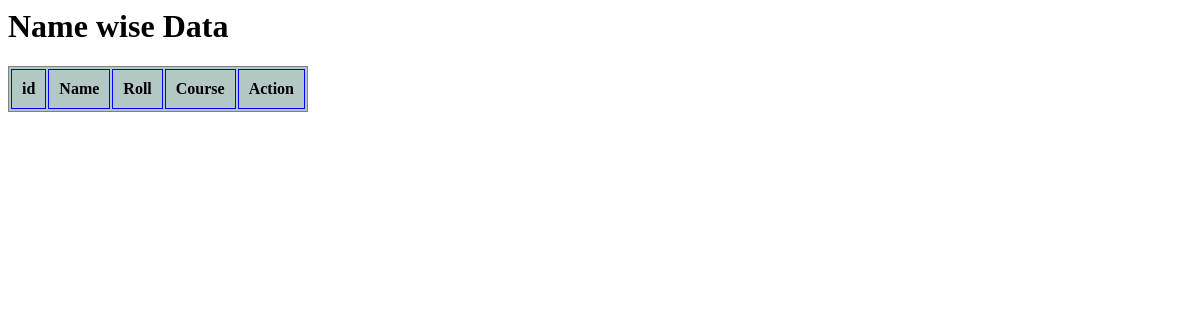
The app's page /student/, older data.
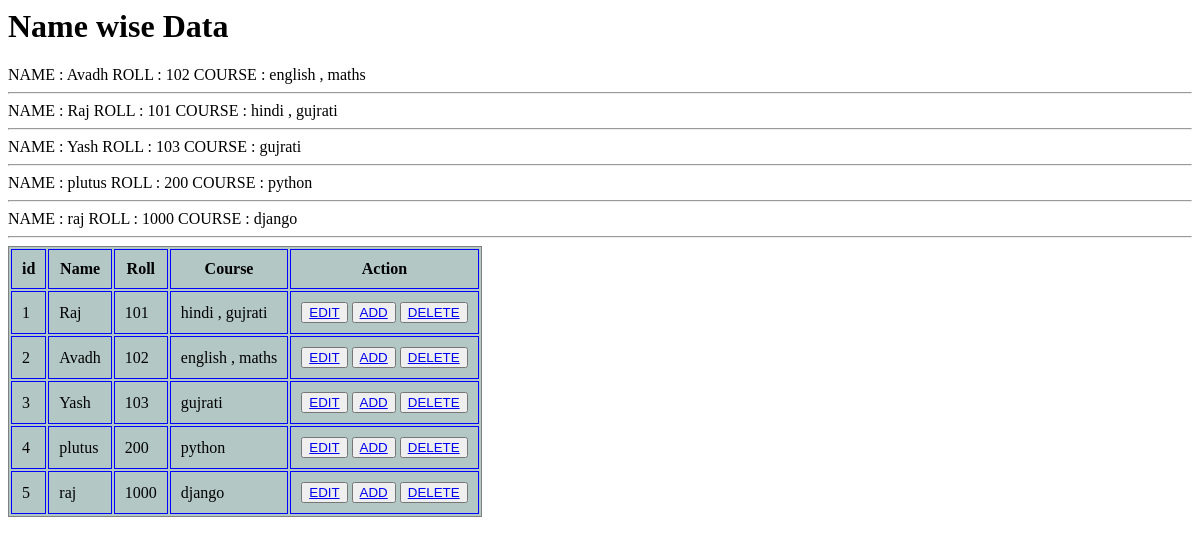
The same page, newer data.
### newapp/models.py (models this page shows)
class Student(models.Model):
    name = models.CharField(max_length=50)
    roll = models.IntegerField()
    course = models.CharField(max_length=100)

### newapp/views.py (the view)
# urls.py: path('student/', views.StuListView.as_view(), name='student'),
class StuListView(ListView):
    model = Student
    ordering = ['name']
    template_name = 'newapp/student.html'
    context_object_name = 'object'
    '''custom object name = object, by default-student_data'''
    def get_queryset(self):
        return Student.objects.all()
    def get_context_data(self, *args, **kwargs):
        context = super().get_context_data(*args, **kwargs)
        context['freshers'] = Student.objects.all().order_by('name')
        return context

### newapp/templates/newapp/student.html (shortened to what this page needs)
    <h1> Name wise Data </h1>
    {% for stu in freshers %}
    NAME : {{stu.name}}
    ROLL : {{stu.roll}}
    COURSE : {{stu.course}}<br><hr>
    {% endfor %}
<!DOCTYPE html>
<html lang="en">
{% load static %}
<head>
</head>
<body>
<div class="table-responsive">
  <table class="table align-middle" style="background-color:#B3C7C5">
    <thead>
    <tr>
        <th scope="col">id </th>
        <th scope="col">Name</th>
        <th scope="col">Roll</th>
        <th scope="col">Course</th>
        <th scope="col">Action</th>
    </tr>
  </thead>
        <tbody>
         {% for val in object %}
        <tr>
            <td>{{val.id}}</td>
            <td>{{val.name}}</td>
             <td>{{val.roll}}</td>
             <td>{{val.course}}</td>
              <td>
                <button><a href="{% url 'update' val.id %}">EDIT</a></button>
                <button><a href="{% url 'create'  %}">ADD</a></button>
                <button><a href="{% url 'delete' val.id  %}">DELETE</a></button>
                 </td>
        </tr>
        {% endfor %}
        </tbody>
  </table>
</div>
</body>
</html>

### newapp/templates/newapp/student.html (style rules this page uses)
table, th, td { border: 1px solid blue ; border-collapse: collapse; }
th, td { padding: 10px; }
table { display: table; border-collapse: separate; border-spacing: 2px; border-color: gray; }

Row changes from the older to the newer data that the page shows:
added Student: name "Avadh", roll "102", course "english , maths", id "2"
added Student: name "Raj", roll "101", course "hindi , gujrati", id "1"
added Student: name "Yash", roll "103", course "gujrati", id "3"
added Student: name "plutus", roll "200", course "python", id "4"
added Student: name "raj", roll "1000", course "django", id "5"
